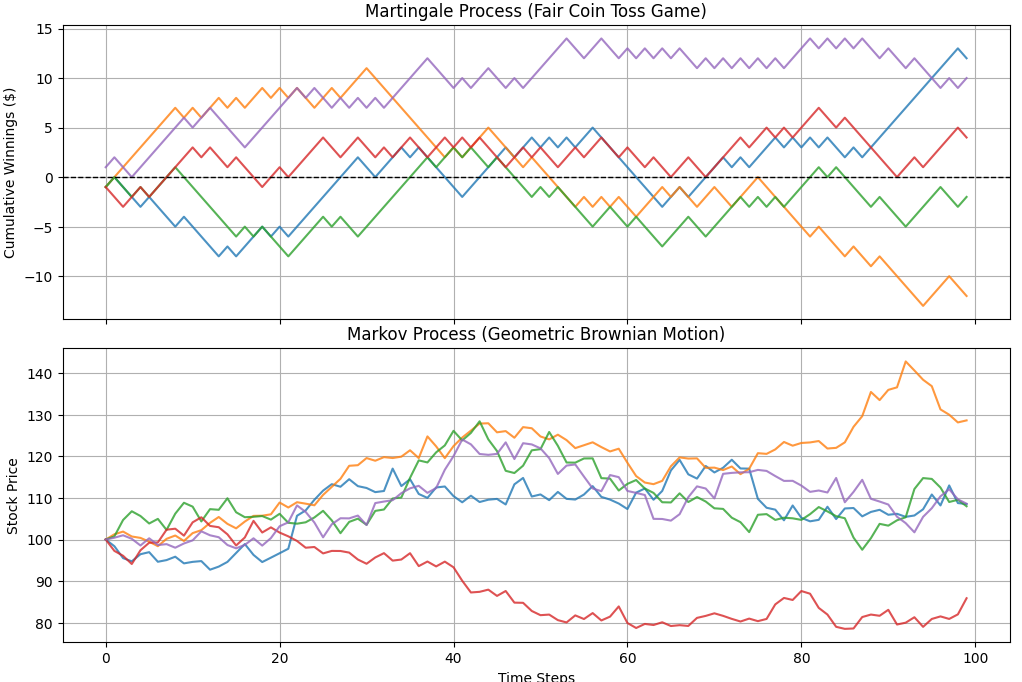

Python code for this plot:
import numpy as np
import matplotlib.pyplot as plt

# Ensure reproducibility
np.random.seed(42)

# Simulation Parameters
n_steps = 100        # Number of time steps
n_paths = 5          # Number of sample paths

# ---------------------------------------
# 1. 📈 Martingale Simulation (Fair Game)
# ---------------------------------------
# A martingale is a fair game where the expected future value is equal to the current value.
# We'll simulate it using a simple coin toss game (+1 for heads, -1 for tails)

martingale_paths = np.zeros((n_paths, n_steps))

for i in range(n_paths):
    steps = np.random.choice([-1, 1], size=n_steps)      # Fair coin: +1 or -1
    martingale_paths[i] = np.cumsum(steps)               # Cumulative sum (starts from 0)

# ---------------------------------------
# 2. 📉 Markov Process Simulation (GBM)
# ---------------------------------------
# Geometric Brownian Motion (GBM) is a Markov process — future depends only on the present state.
# It is commonly used to model stock prices.

# Parameters for GBM
mu = 0.1             # Drift (expected return)
sigma = 0.2          # Volatility
S0 = 100             # Initial stock price
dt = 1 / n_steps     # Time increment

markov_paths = np.zeros((n_paths, n_steps))

for i in range(n_paths):
    prices = [S0]
    for _ in range(1, n_steps):
        dW = np.random.normal(0, np.sqrt(dt))  # Brownian motion increment
        # GBM formula: S_t = S_{t-1} * exp((mu - 0.5*sigma^2)*dt + sigma*dW)
        St = prices[-1] * np.exp((mu - 0.5 * sigma**2) * dt + sigma * dW)
        prices.append(St)
    markov_paths[i] = prices

# ---------------------------------------
# 📊 Plotting the Results
# ---------------------------------------

fig, axs = plt.subplots(2, 1, figsize=(12, 10), sharex=True)

# Plot 1: Martingale Paths
for path in martingale_paths:
    axs[0].plot(path, alpha=0.8)
axs[0].axhline(0, color='black', linestyle='--', linewidth=1)
axs[0].set_title("Martingale Process (Fair Coin Toss Game)")
axs[0].set_ylabel("Cumulative Winnings ($)")
axs[0].grid(True)

# Plot 2: Markov Paths (GBM)
for path in markov_paths:
    axs[1].plot(path, alpha=0.8)
axs[1].set_title("Markov Process (Geometric Brownian Motion)")
axs[1].set_ylabel("Stock Price")
axs[1].set_xlabel("Time Steps")
axs[1].grid(True)

plt.tight_layout()
plt.show()
